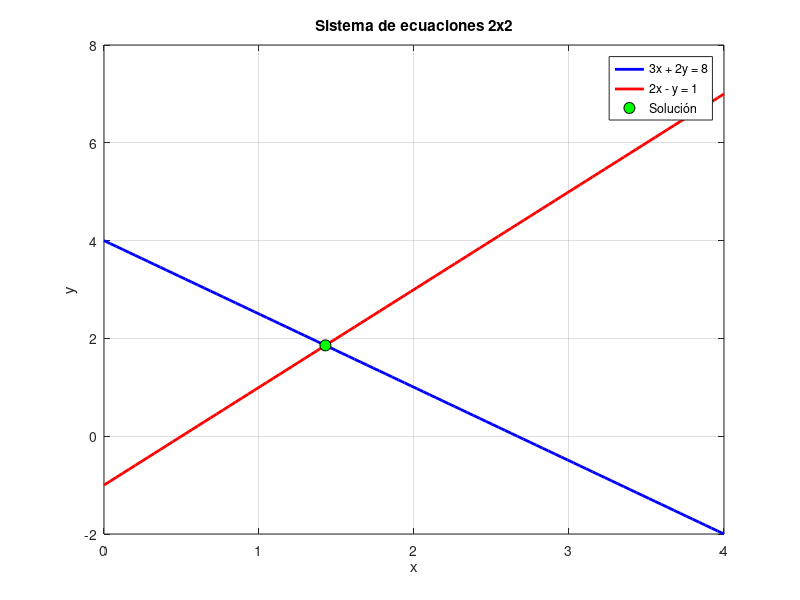

Source code (MATLAB):
% Este programa resuelve sistemas de ecuaciones lineales 2x2 y 3x3 usando
% diferentes métodos numéricos, muestra las soluciones y gráfica las ecuaciones

clc; clear; close all;

%% Sistema 2x2: Método matricial
A = [3, 2; 2, -1];       % Coeficientes del sistema
b = [8; 1];              % Términos independientes
sol_matricial = A\b;     % Solución usando operación matricial

disp('Sistema 2x2:');
disp(['3x + 2y = 8' newline '2x - y = 1']);
disp('Solución matricial:');
fprintf('x = %.2f, y = %.2f\n\n', sol_matricial(1), sol_matricial(2));

%% Sistema 2x2: Regla de Cramer
detA = det(A);
Ax = [b, A(:,2)];
Ay = [A(:,1), b];
x = det(Ax)/detA;
y = det(Ay)/detA;

disp('Solución por Cramer:');
fprintf('x = %.2f, y = %.2f\n\n', x, y);

%% Gráfico del sistema 2x2
x_vals = linspace(0, 4, 100);
y1 = (8 - 3*x_vals)/2;
y2 = 2*x_vals - 1;

figure;
plot(x_vals, y1, 'b', 'LineWidth', 2); hold on;
plot(x_vals, y2, 'r', 'LineWidth', 2);
plot(x, y, 'ko', 'MarkerSize', 8, 'MarkerFaceColor', 'g');
title('Sistema de ecuaciones 2x2');
xlabel('x'); ylabel('y');
legend('3x + 2y = 8', '2x - y = 1', 'Solución', 'Location', 'best');
grid on;
hold off;

%% Sistema 3x3: Verificación de singularidad
B = [1, 2, 3; 4, 5, 6; 7, 8, 9];  % Matriz de coeficientes
c = [14; 32; 50];                 % Términos independientes

if det(B) == 0
    disp('Sistema 3x3 es singular (no tiene solución única)');
else
    sol_3x3 = B\c;
    disp('Solución sistema 3x3:');
    fprintf('x = %.2f, y = %.2f, z = %.2f\n', sol_3x3(1), sol_3x3(2), sol_3x3(3));
end

%% Métodos disponibles para el usuario
disp(newline);
disp('Funcionalidades incluidas:');
disp('- Solución de sistemas 2x2 por método matricial');
disp('- Solución de sistemas 2x2 por Regla de Cramer');
disp('- Visualización gráfica de sistemas 2x2');
disp('- Detección de sistemas singulares en 3x3');